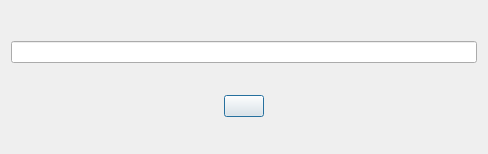
<?xml version="1.0" encoding="UTF-8"?>
<ui version="4.0">
 <class>JoinRoom</class>
 <widget class="QDialog" name="JoinRoom">
  <property name="geometry">
   <rect>
    <x>0</x>
    <y>0</y>
    <width>488</width>
    <height>154</height>
   </rect>
  </property>
  <property name="windowTitle">
   <string>Dialog</string>
  </property>
  <layout class="QVBoxLayout" name="verticalLayout">
   <item>
    <spacer name="verticalSpacer">
     <property name="orientation">
      <enum>Qt::Vertical</enum>
     </property>
     <property name="sizeType">
      <enum>QSizePolicy::Fixed</enum>
     </property>
     <property name="sizeHint" stdset="0">
      <size>
       <width>20</width>
       <height>10</height>
      </size>
     </property>
    </spacer>
   </item>
   <item>
    <widget class="QLabel" name="describe">
     <property name="text">
      <string/>
     </property>
    </widget>
   </item>
   <item>
    <widget class="QLineEdit" name="roomName"/>
   </item>
   <item>
    <widget class="QStackedWidget" name="stackedWidget">
     <property name="currentIndex">
      <number>0</number>
     </property>
     <widget class="QWidget" name="page">
      <layout class="QHBoxLayout" name="horizontalLayout">
       <item>
        <spacer name="horizontalSpacer_2">
         <property name="orientation">
          <enum>Qt::Horizontal</enum>
         </property>
         <property name="sizeHint" stdset="0">
          <size>
           <width>180</width>
           <height>20</height>
          </size>
         </property>
        </spacer>
       </item>
       <item>
        <widget class="QPushButton" name="createRoom">
         <property name="text">
          <string/>
         </property>
        </widget>
       </item>
       <item>
        <spacer name="horizontalSpacer">
         <property name="orientation">
          <enum>Qt::Horizontal</enum>
         </property>
         <property name="sizeHint" stdset="0">
          <size>
           <width>179</width>
           <height>20</height>
          </size>
         </property>
        </spacer>
       </item>
      </layout>
     </widget>
     <widget class="QWidget" name="page_2">
      <layout class="QHBoxLayout" name="horizontalLayout_2">
       <item>
        <spacer name="horizontalSpacer_4">
         <property name="orientation">
          <enum>Qt::Horizontal</enum>
         </property>
         <property name="sizeHint" stdset="0">
          <size>
           <width>127</width>
           <height>20</height>
          </size>
         </property>
        </spacer>
       </item>
       <item>
        <widget class="QPushButton" name="searchRoom">
         <property name="text">
          <string/>
         </property>
        </widget>
       </item>
       <item>
        <spacer name="horizontalSpacer_3">
         <property name="orientation">
          <enum>Qt::Horizontal</enum>
         </property>
         <property name="sizeType">
          <enum>QSizePolicy::Fixed</enum>
         </property>
         <property name="sizeHint" stdset="0">
          <size>
           <width>15</width>
           <height>20</height>
          </size>
         </property>
        </spacer>
       </item>
       <item>
        <widget class="MyButton" name="joinRoom">
         <property name="text">
          <string/>
         </property>
        </widget>
       </item>
       <item>
        <spacer name="horizontalSpacer_5">
         <property name="orientation">
          <enum>Qt::Horizontal</enum>
         </property>
         <property name="sizeHint" stdset="0">
          <size>
           <width>127</width>
           <height>20</height>
          </size>
         </property>
        </spacer>
       </item>
      </layout>
     </widget>
    </widget>
   </item>
  </layout>
 </widget>
 <customwidgets>
  <customwidget>
   <class>MyButton</class>
   <extends>QPushButton</extends>
   <header>mybutton.h</header>
  </customwidget>
 </customwidgets>
 <resources/>
 <connections/>
</ui>
